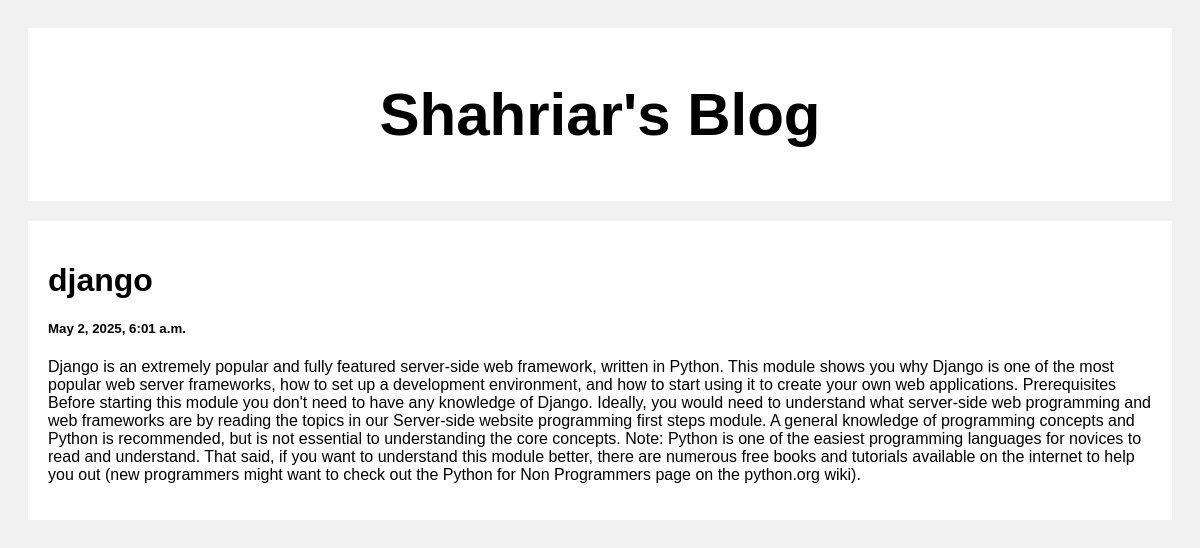
Screenshot of /post/2 with the database file from the repository.
### posts/models.py (models this page shows)
class Post(models.Model):
    title=models.CharField(max_length=100)
    body=models.CharField(max_length=10000000)
    created_at=models.DateTimeField(default=datetime.now,blank=True)

### posts/views.py (the view)
# urls.py: path('post/<str:pk>', views.post, name='post')
def post(request,pk):
    posts = Post.objects.get(id=pk)
    return render(request,'posts.html',{'posts':posts})

### templates/posts.html (shortened to what this page needs)
<!DOCTYPE html>
<html>
<head>
</head>
<body>
<div class="header">
  <h2>Shahriar's Blog</h2>
</div>
<div class="row">
  <div class="leftcolumn">
    <div class="card">
        <h1>{{posts.title}}</h1>
        <h5>{{posts.created_at}}</h5>
        <p>{{posts.body}}</p>
    </div>
  </div>
</div>
</body>
</html>

### templates/posts.html (style rules this page uses)
* { box-sizing: border-box; }
body { font-family: Arial; padding: 20px; background: #f1f1f1; }
.header { padding: 2px; font-size: 40px; text-align: center; background: white; }
.leftcolumn { float: left; width: 100%; }
.card { background-color: white; padding: 20px; margin-top: 20px; }
.row:after { content: ""; display: table; clear: both; }

### rows the page displays
Post: title "django", created_at "May 2, 2025, 6:01 a.m.", body "Django is an extremely popular and fully featured server-side web framework, written in Python. This module shows you why Django is one of the most popular web server frameworks, how to set up a development environment, and how to start using it to create your own web applications. Prerequisites Before starting this module you don't need to have any knowledge of Django. Ideally, you would need to understand what server-side web programming and web frameworks are by reading the topics in our Server-side website programming first steps module. A general knowledge of programming concepts and Python is recommended, but is not essential to understanding the core concepts. Note: Python is one of…"
